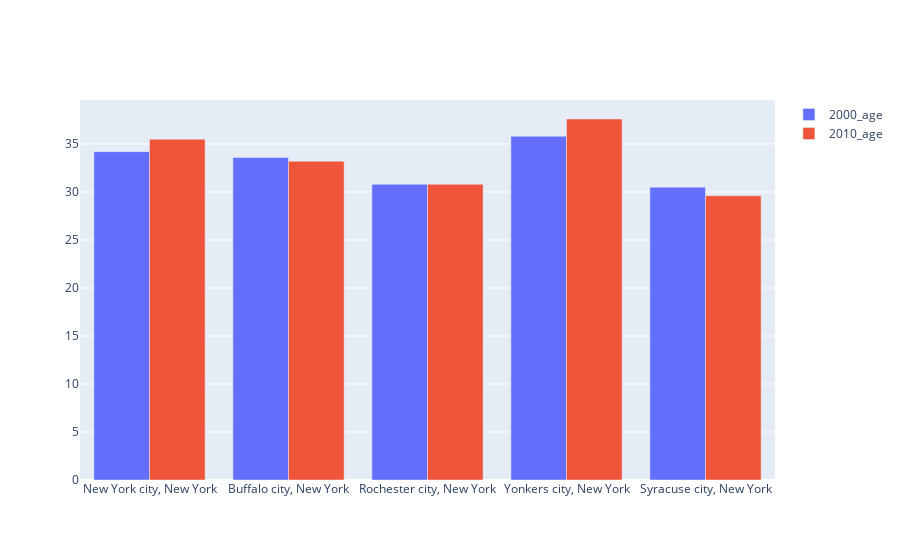

The notebook cell saved with this chart:
### Code cell
fig = go.Figure(data=[
    go.Bar(name='2000_age', x=ny_join['City_Name'], y=ny_join['Median_Age_2000']),
    go.Bar(name='2010_age', x=ny_join['City_Name'], y=ny_join['Median_Age_2010']),
])
fig.update_layout(barmode='group')
fig.show()

### Figure 1 — Plotly figure (JSON) as saved in the notebook; plotly's stock layout.template omitted (floating-point values rounded to 4 significant figures)
{"data": [{"name": "2000_age", "type": "bar", "x": ["New York city, New York", "Buffalo city, New York", "Rochester city, New York", "Yonkers city, New York", "Syracuse city, New York"], "y": ["34.2", "33.6", "30.8", "35.8", "30.5"]}, {"name": "2010_age", "type": "bar", "x": ["New York city, New York", "Buffalo city, New York", "Rochester city, New York", "Yonkers city, New York", "Syracuse city, New York"], "y": [35.5, 33.2, 30.8, 37.6, 29.6]}], "layout": {"barmode": "group"}}
